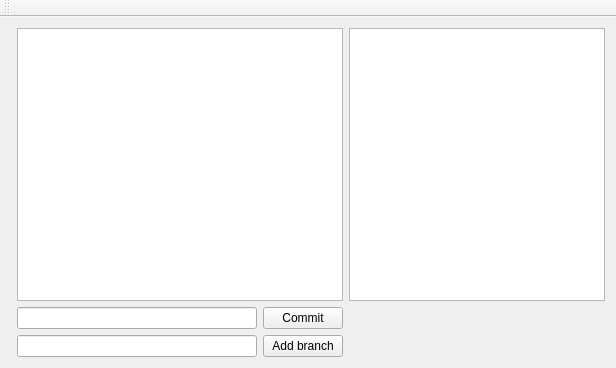
<?xml version="1.0" encoding="UTF-8"?>
<ui version="4.0">
 <class>MainWindow</class>
 <widget class="QMainWindow" name="MainWindow">
  <property name="geometry">
   <rect>
    <x>0</x>
    <y>0</y>
    <width>616</width>
    <height>368</height>
   </rect>
  </property>
  <property name="windowTitle">
   <string>MainWindow</string>
  </property>
  <widget class="QWidget" name="centralWidget">
   <layout class="QGridLayout" name="gridLayout">
    <item row="0" column="0">
     <widget class="RevisionWidget" name="widget" native="true"/>
    </item>
    <item row="1" column="1">
     <layout class="QHBoxLayout" name="horizontalLayout">
      <property name="topMargin">
       <number>0</number>
      </property>
      <item>
       <widget class="QLineEdit" name="lineEdit"/>
      </item>
      <item>
       <widget class="QPushButton" name="pushButton">
        <property name="text">
         <string>Commit</string>
        </property>
       </widget>
      </item>
     </layout>
    </item>
    <item row="0" column="2">
     <widget class="QTableView" name="tableView">
      <property name="sizePolicy">
       <sizepolicy hsizetype="Preferred" vsizetype="Preferred">
        <horstretch>0</horstretch>
        <verstretch>0</verstretch>
       </sizepolicy>
      </property>
      <property name="selectionMode">
       <enum>QAbstractItemView::SingleSelection</enum>
      </property>
      <property name="selectionBehavior">
       <enum>QAbstractItemView::SelectRows</enum>
      </property>
      <attribute name="verticalHeaderDefaultSectionSize">
       <number>21</number>
      </attribute>
     </widget>
    </item>
    <item row="0" column="1">
     <widget class="QListWidget" name="listWidget"/>
    </item>
    <item row="2" column="1">
     <layout class="QHBoxLayout" name="horizontalLayout_2">
      <property name="topMargin">
       <number>0</number>
      </property>
      <item>
       <widget class="QLineEdit" name="lineEdit_2"/>
      </item>
      <item>
       <widget class="QPushButton" name="pushButton_2">
        <property name="text">
         <string>Add branch</string>
        </property>
       </widget>
      </item>
     </layout>
    </item>
   </layout>
  </widget>
  <widget class="QMenuBar" name="menuBar">
   <property name="geometry">
    <rect>
     <x>0</x>
     <y>0</y>
     <width>616</width>
     <height>21</height>
    </rect>
   </property>
  </widget>
  <widget class="QToolBar" name="mainToolBar">
   <attribute name="toolBarArea">
    <enum>TopToolBarArea</enum>
   </attribute>
   <attribute name="toolBarBreak">
    <bool>false</bool>
   </attribute>
  </widget>
 </widget>
 <layoutdefault spacing="6" margin="11"/>
 <customwidgets>
  <customwidget>
   <class>RevisionWidget</class>
   <extends>QWidget</extends>
   <header location="global">revisionwidget.h</header>
   <container>1</container>
  </customwidget>
 </customwidgets>
 <resources/>
 <connections/>
</ui>
